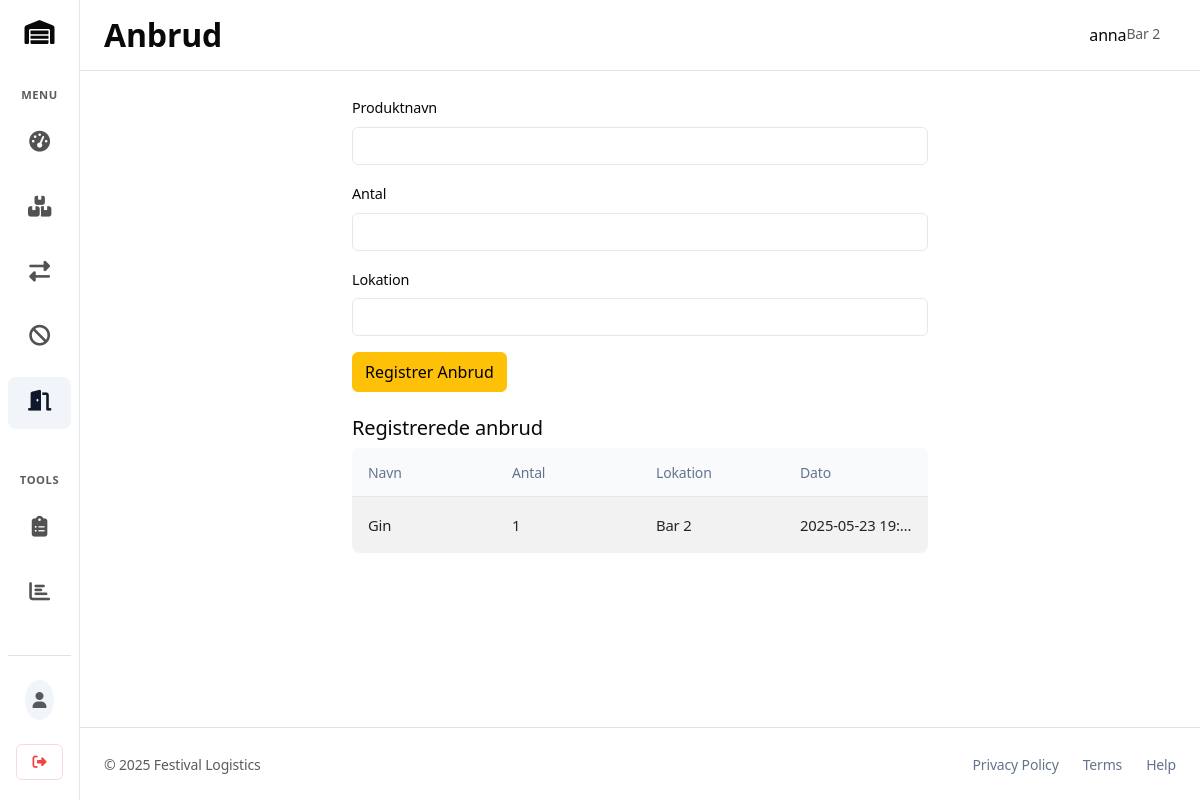
The app's page /opened (signed in) with its own data.
### tables this page shows
CREATE TABLE users (
                    id INTEGER PRIMARY KEY AUTOINCREMENT,
                    username TEXT UNIQUE NOT NULL,
                    password TEXT NOT NULL,
                    location_name TEXT NOT NULL,
                    created_at DATETIME DEFAULT CURRENT_TIMESTAMP
                );

CREATE TABLE opened_items (
                    id INTEGER PRIMARY KEY AUTOINCREMENT,
                    name TEXT NOT NULL,
                    quantity INTEGER NOT NULL,
                    location TEXT NOT NULL,
                    user_id INTEGER,
                    timestamp DATETIME DEFAULT CURRENT_TIMESTAMP
                );

### routes.py (the view, shortened to what this page needs)
    @app.route('/opened', methods=['GET', 'POST'])
    @login_required
    def opened_items():
        items = []
        try:
            with get_db() as conn:
                cursor = conn.cursor()
                cursor.execute(
                    "SELECT * FROM opened_items WHERE user_id = ? ORDER BY id DESC",
                    (current_user.id,)
                )
                items = cursor.fetchall()
        except Exception as e:
            app.logger.error(f"Error fetching opened items: {e}")
            flash('Kunne ikke hente anbrud', 'error')
        return render_template('opened.html', items=items)

### app.py (called while the page is built)
@login_manager.user_loader
def load_user(user_id):
    return User.get_by_id(user_id)

    @staticmethod
    def get_by_id(user_id):
        try:
            with get_db() as conn:
                cursor = conn.cursor()
                cursor.execute("SELECT * FROM users WHERE id = ?", (user_id,))
                user = cursor.fetchone()
                if user:
                    return User(user['id'], user['username'], user['location_name'])
        except Exception as e:
            logging.error(f"Error loading user by ID: {e}")
        return None

### database.py (called while the page is built, shortened)
def get_app():
    global app
    if app is not None:
        return app

@contextmanager
def get_db():
    flask_app = get_app()
    conn = None
    try:
        if not hasattr(flask_app, 'db_pool'):
            flask_app.db_pool = []
            flask_app.last_pool_check = time.time()
        _recycle_db_pool_if_needed(flask_app)
        conn = _get_connection_from_pool(flask_app)
        if conn is not None:
            yield conn
            return
        conn = _create_new_db_connection(flask_app)
        yield conn
        flask_app.db_pool.append(conn)
    except Exception as e:
        logging.error(f"Database connection error: {e}", exc_info=True)
        raise
    finally:
        if conn and conn not in getattr(flask_app, 'db_pool', []):
            try:
                conn.close()
            except Exception:
                pass

def _recycle_db_pool_if_needed(app):
    now = time.time()

def _get_connection_from_pool(app):
    while app.db_pool and len(app.db_pool) > 0:
        try:
            conn = app.db_pool.pop()
            if conn:
                conn.execute("SELECT 1")
                return conn
        except sqlite3.Error:
            try:
                if conn:
                    conn.close()
            except Exception:
                pass
    return None

def set_db_permissions(app):
    try:
        if os.path.exists(app.config['DATABASE_PATH']):
            os.chmod(app.config['DATABASE_PATH'], app.config['DATABASE_PERMISSIONS'])
            logging.info(f"Set database file permissions to {oct(app.config['DATABASE_PERMISSIONS'])}")
    except Exception as e:
        logging.error(f"Could not set database file permissions: {e}")

### functions.py (called while the page is built)
def inject_now():
    return {'now': datetime.now()}

### templates/opened.html (shortened to what this page needs)
{% extends "base.html" %}
{% block page_header_title %}
<h2 class="fw-semibold m-0">Anbrud</h2>
{% endblock %}
{% block content %}
<div class="container" style="max-width:600px;">
    <form method="post" class="mb-4">
        <div class="mb-3">
            <label for="name" class="form-label">Produktnavn</label>
            <input type="text" class="form-control" id="name" name="name" required>
        </div>
        <div class="mb-3">
            <label for="quantity" class="form-label">Antal</label>
            <input type="number" class="form-control" id="quantity" name="quantity" min="1" required>
        </div>
        <div class="mb-3">
            <label for="location" class="form-label">Lokation</label>
            <input type="text" class="form-control" id="location" name="location" value="{{ user.location_name if user else '' }}" required>
        </div>
        <button type="submit" class="btn btn-warning">Registrer Anbrud</button>
    </form>
    <h5>Registrerede anbrud</h5>
    <table class="table table-striped">
        <thead>
            <tr>
                <th>Navn</th>
                <th>Antal</th>
                <th>Lokation</th>
                <th>Dato</th>
            </tr>
        </thead>
        <tbody>
            {% for item in items %}
            <tr>
                <td>{{ item['name'] }}</td>
                <td>{{ item['quantity'] }}</td>
                <td>{{ item['location'] }}</td>
                <td>{{ item['timestamp'] }}</td>
            </tr>
            {% endfor %}
        </tbody>
    </table>
</div>
{% endblock %}

### templates/base.html (shortened to what this page needs)
<!DOCTYPE html>
<html lang="en">
<head>    <meta charset="UTF-8">
    <link href="https://cdn.jsdelivr.net/npm/bootstrap@5.3.0/dist/css/bootstrap.min.css" rel="stylesheet">
    <link href="https://cdnjs.cloudflare.com/ajax/libs/font-awesome/6.5.1/css/all.min.css" rel="stylesheet">
</head>
<body>
    <div class="d-flex" style="min-height: 100vh;">
        <nav class="sidebar d-flex flex-column" style="width: 80px; min-height: 100vh;">
            <div class="mb-4 text-center">
                <a class="navbar-brand fs-4 d-flex justify-content-center" href="{{ url_for('dashboard') if current_user.is_authenticated else url_for('login') }}" style="color: hsl(var(--foreground))">
                    <i class="fas fa-warehouse"></i>
                </a>
            </div>
            {% if current_user.is_authenticated %}
            <div class="mb-4">
                <h6 class="text-uppercase text-muted small fw-semibold mb-3">Menu</h6>
                <ul class="nav flex-column gap-2 mb-3">
                    <li class="nav-item">
                        <a class="nav-link w-100 text-center {% if request.endpoint == 'dashboard' %}active{% endif %}" href="{{ url_for('dashboard') }}" title="Dashboard">
                            <i class="fas fa-gauge-high"></i>
                        </a>
                    </li>
                    <li class="nav-item">
                        <a class="nav-link w-100 text-center {% if request.endpoint == 'inventory' %}active{% endif %}" href="{{ url_for('inventory') }}" title="Inventory">
                            <i class="fas fa-boxes-stacked"></i>
                        </a>
                    </li>
                    <li class="nav-item">
                        <a class="nav-link w-100 text-center {% if request.endpoint == 'transfers' %}active{% endif %}" href="{{ url_for('transfers') }}" title="Transfers">
                            <i class="fas fa-exchange-alt"></i>
                        </a>
                    </li>
                    <li class="nav-item">
                        <a class="nav-link w-100 text-center {% if request.endpoint == 'damaged_items' %}active{% endif %}" href="{{ url_for('damaged_items') }}" title="Ødelagte produkter">
                            <i class="fas fa-ban"></i>
                        </a>
                    </li>
                    <li class="nav-item">
                        <a class="nav-link w-100 text-center {% if request.endpoint == 'opened_items' %}active{% endif %}" href="{{ url_for('opened_items') }}" title="Anbrud">
                            <i class="fas fa-door-open"></i>
                        </a>
                    </li>
                </ul>
            </div>
            <div class="mb-auto">
                <h6 class="text-uppercase text-muted small fw-semibold mb-3">Tools</h6>
                <ul class="nav flex-column gap-2">
                    <li class="nav-item">
                        <a class="nav-link w-100 text-center {% if request.endpoint == 'event_logs' %}active{% endif %}" href="{{ url_for('event_logs') }}" title="Event Logs">
                            <i class="fas fa-clipboard-list"></i>
                        </a>
                    </li>
                    <li class="nav-item">
                        <a class="nav-link w-100 text-center {% if request.endpoint == 'generate_report' %}active{% endif %}" href="{{ url_for('generate_report') }}" title="Reports">
                            <i class="fas fa-chart-bar"></i>
                        </a>
                    </li>
                </ul>
            </div>
            <div class="mt-auto pt-3 border-top border-muted text-center">
                <div class="d-flex flex-column align-items-center py-2 mb-2">
                    <div class="p-2 rounded-circle mb-2" style="background-color: hsl(var(--secondary));">
                        <i class="fas fa-user text-muted"></i>
                    </div>
                </div>
                <a href="{{ url_for('logout') }}" class="btn btn-sm btn-outline-danger d-inline-flex align-items-center justify-content-center" title="Logout">
                    <i class="fas fa-sign-out-alt"></i>
                </a>
            </div>
            {% endif %}
        </nav><div class="flex-grow-1 d-flex flex-column overflow-auto" style="flex-basis: 0; min-width: 0;">
            <header class="border-bottom d-flex justify-content-between align-items-center py-3 px-4 bg-white">
                <div class="d-flex align-items-center">
                    {% block page_header_title %}{% endblock %}
                </div>
                <div class="d-flex gap-2 align-items-center">
                    {% if current_user.is_authenticated %}
                    <div class="d-none d-md-flex me-3 text-end">
                        <div class="fw-medium fs-6">{{ current_user.username }}</div>
                        <div class="text-muted small">{{ current_user.location_name }}</div>
                    </div>
                    {% endif %}
                </div>
            </header>
                          <main class="flex-grow-1" style="background-color: hsl(var(--background)); padding: 1.5rem; display: flex; flex-direction: column; transition: all 0.3s ease;">
                <div class="w-100">
                    {% block content %}{% endblock %}
                </div>
            </main>
            <footer class="footer mt-auto py-4 border-top">
                <div class="container-fluid px-4">
                    <div class="d-flex flex-column flex-md-row justify-content-between align-items-center gap-2">
                        <div class="text-center text-md-start">
                            <span class="text-muted small">© {{ now.year }} Festival Logistics</span>
                        </div>
                        <div class="d-flex gap-4 text-muted small">
                            <a href="#" class="text-decoration-none" style="color: hsl(var(--muted-foreground))">Privacy Policy</a>
                            <a href="#" class="text-decoration-none" style="color: hsl(var(--muted-foreground))">Terms</a>
                            <a href="#" class="text-decoration-none" style="color: hsl(var(--muted-foreground))">Help</a>
                        </div>
                    </div>
                </div>
            </footer>
        </div>
    </div>
</body>
</html>

### templates/base.html (style rules this page uses)
:root { --background: 0 0% 100%; --foreground: 240 10% 3.9%; --card: 0 0% 100%; --card-foreground: 240 10% 3.9%; --popover: 0 0% 100%; --popover-foreground: 240 10% 3.9%; --primary: 222.2 47.4% 11.2%; --primary-foreground: 210 40% 98%; --secondary: 210 40% 96.1%; --secondary-foreground: 222.2 47.4% 11.2%; --muted: 210 40% 96.1%; --muted-foreground: 215.4 16.3% 46.9%; --accent: 210 40% 96.1%; --accent-foreground: 222.2 47.4% 11.2%; --destructive: 0 84.2% 60.2%; --destructive-foreground: 210 40% 98%; --border: 214.3 31.8% 91.4%; --input: 214.3 31.8% 91.4%; --ring: 222.2 84% 4.9%; --radius: 0.5rem; --success: 142.1 76.2% 36.3%; --success-foreground: 355 100% 100%; --warning: 38 92.7% 50.2%; --warning-foreground: 48 96% 89%; --info: 221.2 83.2% 53.3%; --info-foreground: 210 40% 98%; }
html { font-family: 'Inter', system-ui, sans-serif; font-feature-settings: "cv02", "cv03", "cv04", "cv11"; background: hsl(var(--background)); color: hsl(var(--foreground)); -webkit-font-smoothing: antialiased; -moz-osx-font-smoothing: grayscale; }
body { background: hsl(var(--background)); color: hsl(var(--foreground)); line-height: 1.5; letter-spacing: -0.01em; }
.btn, .form-control, .form-select { border-radius: calc(var(--radius) - 2px) !important; height: 2.5rem; font-weight: 500; transition: all 150ms ease; }
.footer { background: hsl(var(--background)); border-top: 1px solid hsl(var(--border)); padding-top: 1rem; padding-bottom: 1rem; }
main { min-height: 70vh; background-color: hsl(var(--background)); }
.form-label { font-weight: 500; color: hsl(var(--foreground)); font-size: 0.9rem; margin-bottom: 0.5rem; }
.form-control, .form-select { background: hsl(var(--background)); border: 1px solid hsl(var(--input)); color: hsl(var(--foreground)); font-size: 0.95rem; padding: 0.5rem 0.75rem; transition: border-color 150ms ease, box-shadow 150ms ease; height: calc(2.25rem + 2px); }
.form-control::placeholder { color: hsl(var(--muted-foreground)); }
.btn-outline-danger { border: 1px solid hsl(var(--destructive) / 0.2); color: hsl(var(--destructive)); background: transparent; }
.btn-sm { height: 2.25rem; padding-left: 1rem; padding-right: 1rem; font-size: 0.875rem; }
.table { border-radius: var(--radius); overflow: hidden; border-collapse: separate; border-spacing: 0; width: 100%; table-layout: fixed; margin-bottom: 1.5rem; }
.table th { font-weight: 500; text-align: left; font-size: 0.875rem; padding: 0.85rem 1rem; color: hsl(var(--muted-foreground)); background: hsl(var(--muted) / 0.5); border-bottom: 1px solid hsl(var(--border)); position: relative; white-space: nowrap; overflow: hidden; text-overflow: ellipsis; height: 3rem; vertical-align: middle; }
.table td { padding: 0.85rem 1rem; vertical-align: middle; border-bottom: 1px solid hsl(var(--border) / 0.5); font-size: 0.925rem; white-space: nowrap; overflow: hidden; text-overflow: ellipsis; height: 3.5rem; }
.table tr:last-child td { border-bottom: none; }
.sidebar { background: hsl(var(--card)); border-right: 1px solid hsl(var(--border)); width: 130px; position: sticky; top: 0; height: 100vh; z-index: 10; padding: 1.25rem 0.5rem; display: flex; flex-direction: column; transition: width 0.3s ease; }
.sidebar .navbar-brand { text-decoration: none; margin-bottom: 1.25rem; padding-left: 0; font-weight: 600; display: flex; align-items: center; justify-content: center; }
.sidebar h6 { font-size: 0.7rem; font-weight: 600; letter-spacing: 0.05em; text-align: center; margin-bottom: 0.75rem; color: hsl(var(--muted-foreground)); }
.sidebar .nav-link { color: hsl(var(--foreground) / 0.7) !important; border-radius: var(--radius); padding: 0.75rem 0; font-size: 0.95rem; transition: all 150ms ease; display: flex; flex-direction: column; align-items: center; justify-content: center; text-decoration: none; }
.sidebar .nav-link i { font-size: 1.3rem; width: 1.5rem; height: 1.5rem; display: flex; align-items: center; justify-content: center; margin-bottom: 0.3rem; }
.sidebar .nav-link.active { background-color: hsl(var(--accent)); color: hsl(var(--accent-foreground)) !important; font-weight: 500; }
.sidebar .nav-item { margin-bottom: 0.25rem; }

### records on screen
users: username "anna", location_name "Bar 2"
opened_items: name "Gin", quantity "1", location "Bar 2", timestamp "2025-05-23 19:…"
